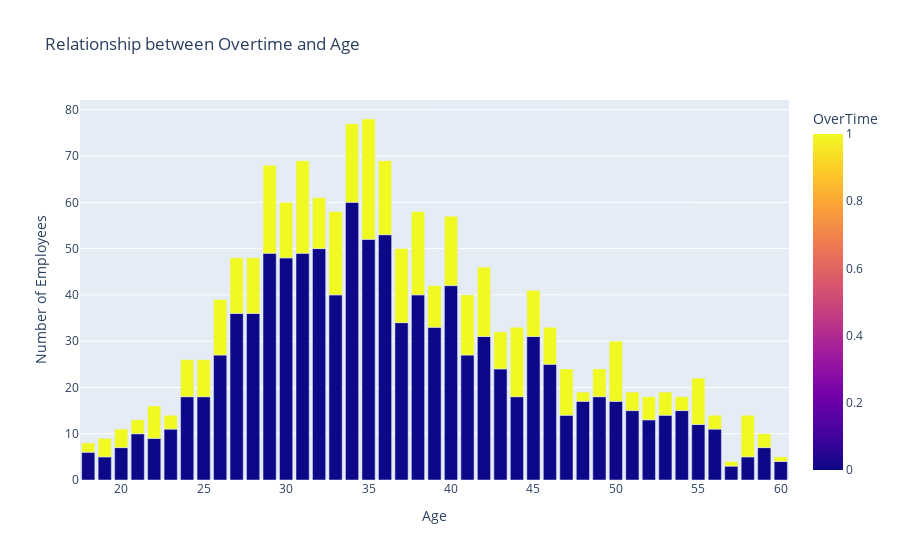

The cell this chart's notebook holds for it:
### Code cell
# Assuming data is your DataFrame
df_counts = data.groupby(['OverTime', 'Age']).size().reset_index(name='Count')
fig = px.bar(df_counts, x='Age', y='Count', color='OverTime',
             labels={'Count': 'Number of Employees', 'Age': 'Age Group'},
             title='Relationship between Overtime and Age',
             barmode='stack')

fig.update_layout(xaxis_title='Age', yaxis_title='Number of Employees')

# Show the plot
fig.show()

### Figure 1 — Plotly figure (JSON) as saved in the notebook; plotly's stock layout.template omitted (floating-point values rounded to 4 significant figures)
{"data": [{"alignmentgroup": "True", "hovertemplate": "Age Group=%{x}<br>Number of Employees=%{y}<br>OverTime=%{marker.color}<extra></extra>", "legendgroup": "", "marker": {"color": [0, 0, 0, 0, 0, 0, 0, 0, 0, 0, 0, 0, 0, 0, 0, 0, 0, 0, 0, 0, 0, 0, 0, 0, 0, 0, 0, 0, 0, 0, 0, 0, 0, 0, 0, 0, 0, 0, 0, 0, 0, 0, 0, 1, 1, 1, 1, 1, 1, 1, 1, 1, 1, 1, 1, 1, 1, 1, 1, 1, 1, 1, 1, 1, 1, 1, 1, 1, 1, 1, 1, 1, 1, 1, 1, 1, 1, 1, 1, 1, 1, 1, 1, 1, 1, 1], "coloraxis": "coloraxis", "pattern": {"shape": ""}}, "name": "", "offsetgroup": "", "orientation": "v", "showlegend": false, "textposition": "auto", "type": "bar", "x": [18, 19, 20, 21, 22, 23, 24, 25, 26, 27, 28, 29, 30, 31, 32, 33, 34, 35, 36, 37, 38, 39, 40, 41, 42, 43, 44, 45, 46, 47, 48, 49, 50, 51, 52, 53, 54, 55, 56, 57, 58, 59, 60, 18, 19, 20, 21, 22, 23, 24, 25, 26, 27, 28, 29, 30, 31, 32, 33, 34, 35, 36, 37, 38, 39, 40, 41, 42, 43, 44, 45, 46, 47, 48, 49, 50, 51, 52, 53, 54, 55, 56, 57, 58, 59, 60], "xaxis": "x", "y": [6, 5, 7, 10, 9, 11, 18, 18, 27, 36, 36, 49, 48, 49, 50, 40, 60, 52, 53, 34, 40, 33, 42, 27, 31, 24, 18, 31, 25, 14, 17, 18, 17, 15, 13, 14, 15, 12, 11, 3, 5, 7, 4, 2, 4, 4, 3, 7, 3, 8, 8, 12, 12, 12, 19, 12, 20, 11, 18, 17, 26, 16, 16, 18, 9, 15, 13, 15, 8, 15, 10, 8, 10, 2, 6, 13, 4, 5, 5, 3, 10, 3, 1, 9, 3, 1], "yaxis": "y"}], "layout": {"barmode": "stack", "coloraxis": {"colorbar": {"title": {"text": "OverTime"}}, "colorscale": [[0, "#0d0887"], [0.1111, "#46039f"], [0.2222, "#7201a8"], [0.3333, "#9c179e"], [0.4444, "#bd3786"], [0.5556, "#d8576b"], [0.6667, "#ed7953"], [0.7778, "#fb9f3a"], [0.8889, "#fdca26"], [1, "#f0f921"]]}, "legend": {"tracegroupgap": 0}, "title": {"text": "Relationship between Overtime and Age"}, "xaxis": {"anchor": "y", "domain": [0, 1], "title": {"text": "Age"}}, "yaxis": {"anchor": "x", "domain": [0, 1], "title": {"text": "Number of Employees"}}}}
